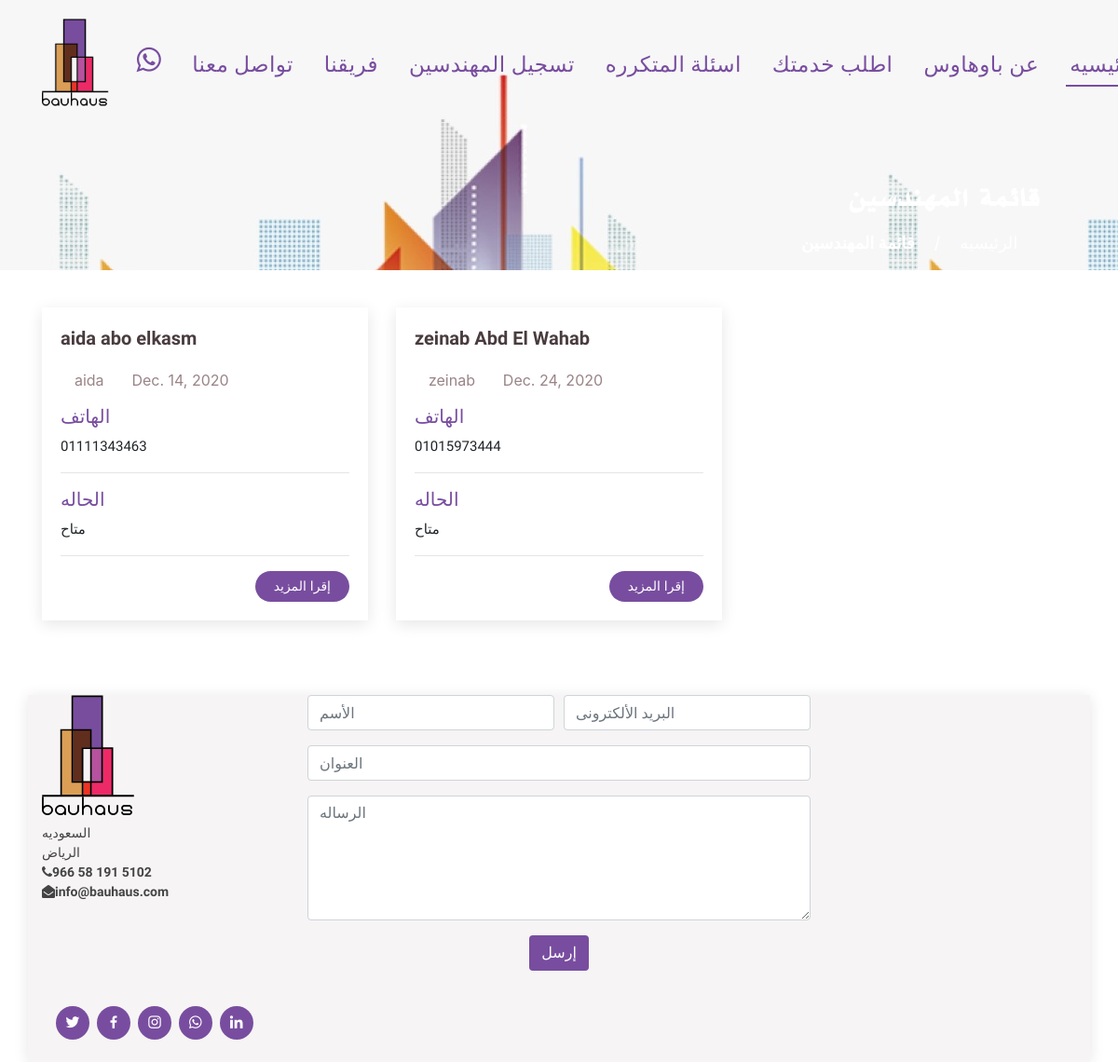
The app's page /office/engineer-list with its own data.
### office/models.py (models this page shows, shortened)
class EngineerStatus(models.Model):
    STATUS_CHOCIES = (
        (1, 'متاح'),
        (2, 'غير متاح')
    )
    engineer = models.OneToOneField(User, on_delete=models.CASCADE, unique=True, verbose_name='مهندس')
    status = models.SmallIntegerField(null=True, blank=True, choices=STATUS_CHOCIES)

### accounts/models.py (models this page shows, shortened)
class User(AbstractBaseUser, PermissionsMixin):
    email = models.EmailField(
        verbose_name=_('email address'), max_length=255, unique=True
    )
    first_name = models.CharField(_('first name'), max_length=30, blank=True)
    last_name = models.CharField(_('last name'), max_length=150, blank=True)
    phone = models.CharField(max_length=255, null=True, blank=True)
    timestamp = models.DateTimeField(auto_now_add=True)
    profile_pic = models.ImageField(verbose_name='Profile Picture', default='porfile-pic.png')
    address = models.CharField(_('Address'), max_length=255, null=True, blank=True)
    is_customer = models.BooleanField(_('Customer'), default=False, help_text=_(
        'Designates whether this user should be treated as a Customer. '
    ), )
    is_engineer = models.BooleanField(_('Engineer'), default=False, help_text=_(
        'Designates whether this user should be treated as an Engineer. '
    ))
    is_admin = models.BooleanField(_('Admin'), default=False, help_text=_(
        'Designates whether this user should be treated as an Admin. '
    ))
    is_outdoor_engineer = models.BooleanField(_('outdoor engineer'), default=False, help_text=_(
        'Designates whether this user should be treated as an Outdoor Engineer. '
    ))
    USER_TYPE_CHOICES = (
        (1, 'admin'),
        (2, 'engineer'),
        (3, 'customer'),
        (4, 'outdoor_engineer'),
    )
    user_type = models.PositiveSmallIntegerField(choices=USER_TYPE_CHOICES, null=True, verbose_name=_('User Type'),
                                                 help_text=_(
                                                     'User Role in A system '
                                                 ))
    is_active = models.BooleanField(
        _('active'),
        default=True,
        help_text=_(
            'Designates whether this user should be treated as active. '
            'Unselect this instead of deleting accounts.'
        ),
    )
    is_staff = models.BooleanField(
        _('staff status'),
        default=False,
        help_text=_(
            'Designates whether the user can log into this admin site.'
        ),
    )
    date_joined = models.DateTimeField(
        _('date joined'), default=timezone.now
    )
    objects = UserManager()
    USERNAME_FIELD = 'email'
    REQUIRED_FIELDS = ['first_name', 'last_name', 'phone', 'address']

### office/views.py (the view)
# urls.py: path('engineer-list', views.engineer_online_list, name='engineer-online-list'),
def engineer_online_list(request):
    context = {"engineers": EngineerStatus.objects.filter(status=1)}
    return render(request, 'office/engineer-list.html', context=context)

### office/templates/office/engineer-list.html (shortened to what this page needs)
{% extends 'main.html' %}
{% load static %}
{% block content %}
<main id="main">
       <div class="ftco-blocks-cover-1">
      <div class="site-section-cover overlay" data-stellar-background-ratio="0.5" style="background-image: url('../../../static/images/bauhaus3.png')">
        <div class="container">
          <div class="row align-items-center ">
            <div class="col-md-5 mt-5 pt-5">
              <h1 class="mb-3 font-weight-bold body-font">قائمة المهندسين</h1>
              <p><a href="{% url 'home-page' %}" class="body-font text-white">الرئيسيه</a> <span class="mx-3">/</span> <strong> قائمة المهندسين </strong></p>
            </div>
          </div>
        </div>
      </div>
    </div>
 <section id="blog" class="blog">
      <div class="container">
        <div class="row">
          <div class="col-lg-12 entries">
            <div class="row">
                {% for eng in engineers %}
                    <div class="col-4">
                                                <article class="entry">
                  <h2 class="entry-title body-font text-mandigo">
                    <a href="{% url 'engineer-detail' eng.pk %}">{{ eng.engineer.first_name }}  {{ eng.engineer.last_name }}</a>
                  </h2>
                  <div class="entry-meta">
                    <ul>
                      <li class="d-flex align-items-center"><i class="icofont-user"></i> {{ eng.engineer.first_name }} </li>
                      <li class="d-flex align-items-center"><i class="icofont-wall-clock"></i> <time datetime="{{ eng.engineer.date_joined.date }}">{{ eng.engineer.date_joined.date }}</time></li>
                    </ul>
                  </div>
                  <div class="entry-content">
                    <h5 class="body-font text-mandigo"> الهاتف</h5>
                      <p class="body-font"> {{ eng.engineer.phone }}</p>
                      <hr/>
                          <h5 class="body-font text-mandigo"> الحاله</h5>
                      {% if eng.status == 1 %}
                                            <p class="body-font"> متاح</p>
            {% endif %}
                      <hr/>
                    <div class="read-more">
                      <a href="{% url 'engineer-detail' eng.pk %}">إقرا المزيد</a>
                    </div>
                  </div>
                </article>
                    </div>
                {% endfor %}
               </div>
            </div>
          </div>
        </div>
 </section>
</main>
{% endblock content %}

### static/css/style.css (style rules this page uses)
a { color: #784d9f; }
h1, h2, h3, h4, h5, h6 { font-family: "Nunito", sans-serif; }
.body-font { font-family: 'Almarai', sans-serif; }
section { padding: 60px 0; }
.text-mandigo { color: #784d9f !important; }
.site-section-cover.overlay { width: 100%; height: auto; direction: rtl; }
.site-section-cover.overlay:before { width: 100%; height: auto; top: 0; left: 0; right: 0; bottom: 0; }
.site-section-cover h1 { font-size: 35px; font-family: 'ae-almohanad', sans-serif; color: white; line-height: 1; margin-top: 100px; margin-left: 200px; }
.site-section-cover p { font-size: 18px; color: white; margin-left: 150px; }
.site-section-cover strong { font-size: 18px !important; color: white !important; }
.blog { padding: 40px 0 20px 0; }
.blog .entry { padding: 20px; margin-bottom: 60px; overflow: hidden; box-shadow: 0 4px 16px rgba(0, 0, 0, 0.1); }
.blog .entry .entry-title { font-size: 20px; line-height: 26px; font-weight: bold; padding: 0; margin: 0 0 20px 0; }
.blog .entry .entry-title a { color: #493c3e; transition: 0.3s; }
.blog .entry .entry-meta { color: #9a8487; }
.blog .entry .entry-meta ul { display: flex; flex-wrap: wrap; list-style: none; padding: 0; margin: 0; }
.blog .entry .entry-meta ul li { margin-bottom: 15px; }
.blog .entry .entry-meta ul li + li { padding-left: 15px; }
.blog .entry .entry-meta i { font-size: 14px; padding-right: 4px; }
.blog .entry .entry-content p { line-height: 24px; font-size: 15px; }
.blog .entry .entry-content .read-more { -moz-text-align-last: right; text-align-last: right; }
.blog .entry .entry-content .read-more a { display: inline-block; background: #784d9f; color: #fff; padding: 5px 20px 7px 20px; transition: 0.3s; font-size: 14px; border-radius: 50px; }

### records on screen
EngineerStatus: engineer.first_name "aida", engineer.last_name "abo elkasm", engineer.date_joined "Dec. 14, 2020", engineer.phone "01111343463", status "متاح"
EngineerStatus: engineer.first_name "zeinab", engineer.last_name "Abd El Wahab", engineer.date_joined "Dec. 24, 2020", engineer.phone "01015973444", status "متاح"
